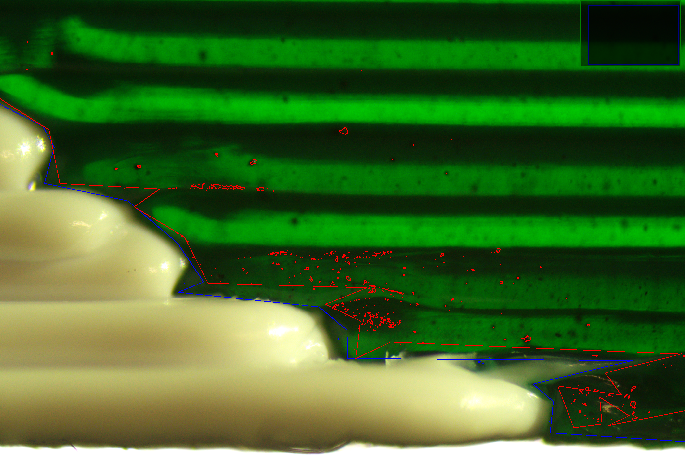
#> input picture Documentation/Experiments/Recordings/Image_Processing/test_image.png, 685 x 457 px
$ python process_image_test.py
#> lines starting #> are read from the running program, lines starting #| are printed output that depends on the picture; after the words box and inside, x2 and y2 are one past the last pixel; in counts of white or black regions, pixels touching at a corner belong together
#> further down, img is the input picture: shape (457, 685, 3); mean B, G, R 37.9, 103.3, 59.8
### Documentation/Experiments/Recordings/Image_Processing/boundary_detection_rgb.py
from typing import List, Tuple, Union

import cv2
import numpy as np


def contact_boundary_detection_rgb(
    img: np.ndarray,
    approx_epsilon_factor: float = 0.0035,
    min_segment_len: int = 80,
    max_segment_len: int = 600,
    red_channel_thresh_g: int = 50,
    morph_kernel_size_g: tuple[int, int] = (6, 6),
    red_channel_thresh_w: int = 200,
    morph_kernel_size_w: tuple[int, int] = (6, 6),
    contact_distance_threshold: int = 10,
    denoise_h: float = 3.0,
    denoise_h_color: float = 3.0,
    denoise_template_window_size: int = 7,
    denoise_search_window_size: int = 21,
    visualize: bool = True,
) -> Union[List[tuple], Tuple[List[tuple], np.ndarray, np.ndarray]]:
    """
    Detects the contact boundary between two materials in a single image.

    Args:
        img (np.ndarray): The input image as a NumPy array.
        ... (other parameters) ...
        visualize (bool): If True, generates and returns visualization images.

    Returns:
        If visualize is False:
        - List[tuple]: A list of contact segments, sorted by y-coordinate.
        If visualize is True:
        - Tuple containing:
            - List[tuple]: The list of contact segments.
            - np.ndarray: An image with all detected contours drawn.
            - np.ndarray: An image showing only the final contact line segments.
    """
#> called with approx_epsilon_factor = 0.0035, min_segment_len = 80, max_segment_len = 600, red_channel_thresh_g = 65, morph_kernel_size_g = (15, 15), red_channel_thresh_w = 80, morph_kernel_size_w = (15, 15), contact_distance_threshold = 100
    if denoise_h > 0:
        processed_img = cv2.fastNlMeansDenoisingColored(
            img,
            None,
            denoise_h,
            denoise_h_color,
            denoise_template_window_size,
            denoise_search_window_size,
        )
    else:
        processed_img = img.copy()

    # --- RGB Channel Splitting and Masking ---
    _, _, r_channel = cv2.split(processed_img)
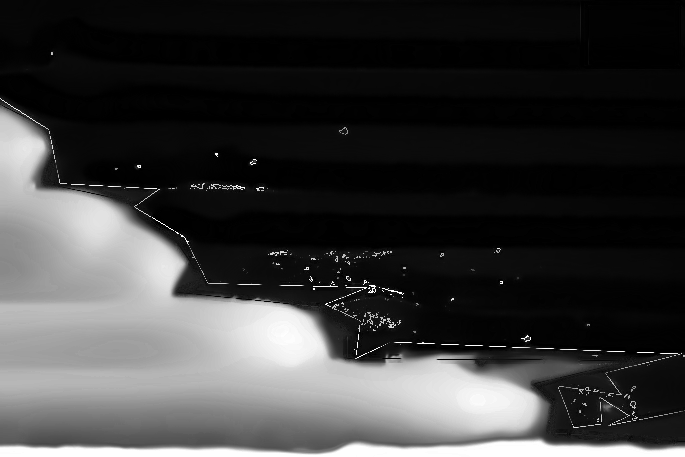
#> r_channel: shape (457, 685); min 0, max 254, mean 59.2

    # --- Green Material Processing ---
    _, mask_g = cv2.threshold(
        r_channel, red_channel_thresh_g, 255, cv2.THRESH_BINARY_INV
    )
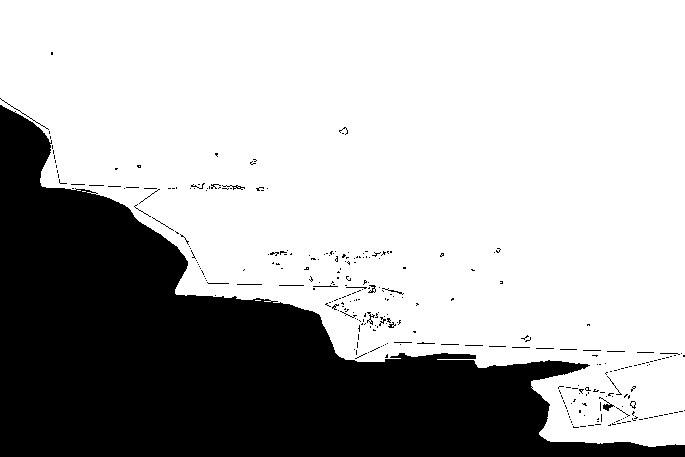
#> mask_g: shape (457, 685); 68.9% white; 306 black regions (282 under 20 px), largest, box (x1, y1, x2, y2) and area: (0, 105, 685, 457) 95407, (599, 397, 615, 411) 59, (0, 98, 49, 130) 49
    kernel_g = cv2.getStructuringElement(cv2.MORPH_ELLIPSE, morph_kernel_size_g)
    mask_g = cv2.morphologyEx(mask_g, cv2.MORPH_CLOSE, kernel_g)
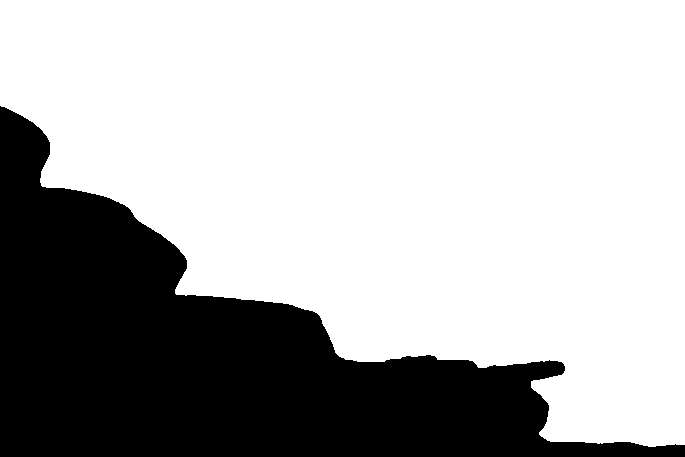
#> mask_g: shape (457, 685); 69.7% white; 1 black region
    contours_g, _ = cv2.findContours(mask_g, cv2.RETR_EXTERNAL, cv2.CHAIN_APPROX_SIMPLE)
#> contours_g = 1 contour; box (x1, y1, x2, y2) and area: (0, 0, 685, 447) 217134

    # --- White Material Processing ---
    _, mask_w = cv2.threshold(r_channel, red_channel_thresh_w, 255, cv2.THRESH_BINARY)
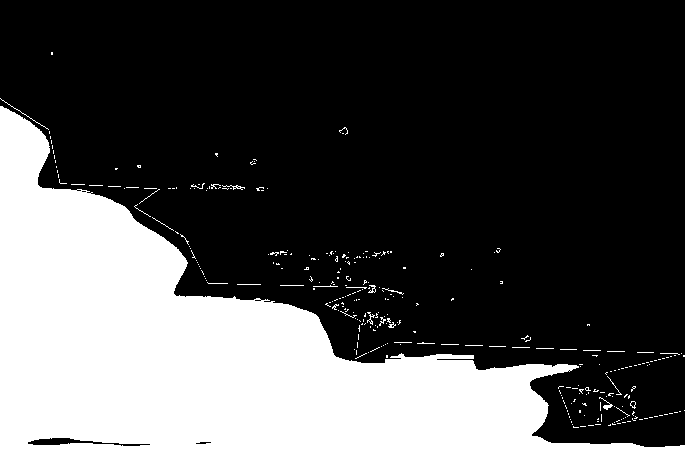
#> mask_w: shape (457, 685); 30.6% white; 306 white regions (282 under 20 px), largest, box (x1, y1, x2, y2) and area: (0, 106, 685, 457) 93928, (0, 98, 49, 130) 49, (599, 397, 613, 410) 46
    kernel_w = cv2.getStructuringElement(cv2.MORPH_ELLIPSE, morph_kernel_size_w)
    mask_w = cv2.morphologyEx(mask_w, cv2.MORPH_CLOSE, kernel_w)
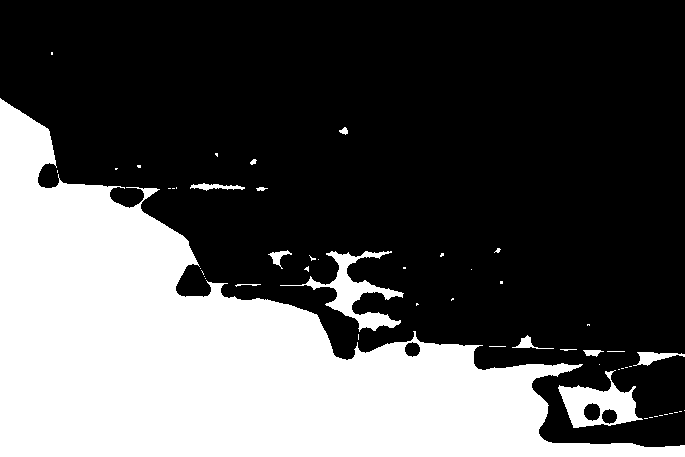
#> mask_w: shape (457, 685); 33.3% white; 53 white regions (40 under 20 px)
    contours_w, _ = cv2.findContours(mask_w, cv2.RETR_EXTERNAL, cv2.CHAIN_APPROX_SIMPLE)
#> contours_w = 53 contours, 44 with area under 20; largest, box (x1, y1, x2, y2) and area: (0, 98, 685, 457) 97228, (558, 370, 643, 428) 2464, (280, 251, 404, 332) 2137, (633, 352, 685, 366) 268, (190, 183, 245, 191) 160

    # --- Approximate Contours and Store Segments ---
    segments_g = []
    for cnt in contours_g:
        epsilon = approx_epsilon_factor * cv2.arcLength(cnt, True)
        approx = cv2.approxPolyDP(cnt, epsilon, True)
        for i in range(len(approx)):
            p1 = approx[i][0]
            p2 = approx[(i + 1) % len(approx)][0]
            segments_g.append((p1, p2))
#> this loop made 1 pass
#> epsilon on pass 1: 7.98
#> (the rest of the program and of its run is left out)
